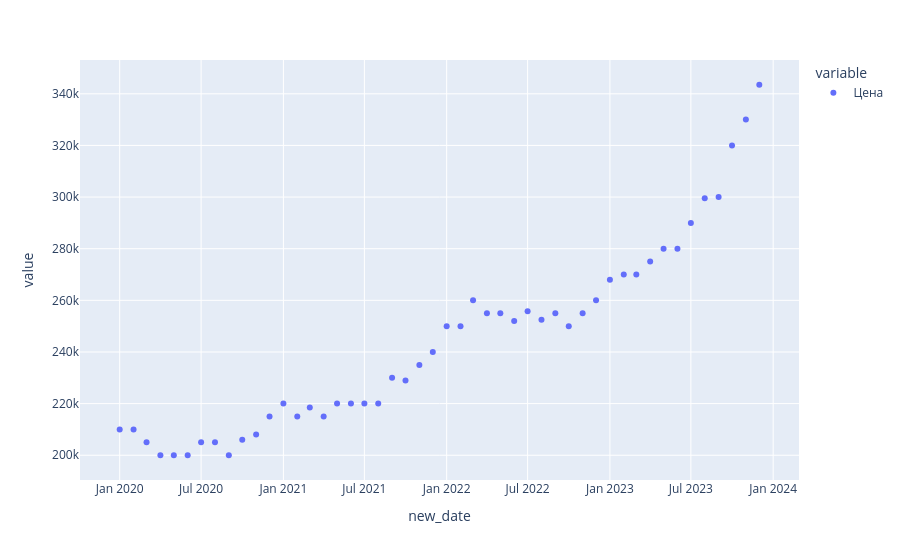

Write notebook code for a chart like this one.
### Code cell
px.scatter(df_l.groupby(df_l['new_date']).agg({'Цена':'median'}))

### Figure 1 — Plotly figure (JSON) as saved in the notebook; plotly's stock layout.template omitted (floating-point values rounded to 4 significant figures)
{"data": [{"hovertemplate": "variable=Цена<br>new_date=%{x}<br>value=%{y}<extra></extra>", "legendgroup": "Цена", "marker": {"color": "#636efa", "symbol": "circle"}, "mode": "markers", "name": "Цена", "orientation": "v", "showlegend": true, "type": "scatter", "x": ["2020-01", "2020-02", "2020-03", "2020-04", "2020-05", "2020-06", "2020-07", "2020-08", "2020-09", "2020-10", "2020-11", "2020-12", "2021-01", "2021-02", "2021-03", "2021-04", "2021-05", "2021-06", "2021-07", "2021-08", "2021-09", "2021-10", "2021-11", "2021-12", "2022-01", "2022-02", "2022-03", "2022-04", "2022-05", "2022-06", "2022-07", "2022-08", "2022-09", "2022-10", "2022-11", "2022-12", "2023-01", "2023-02", "2023-03", "2023-04", "2023-05", "2023-06", "2023-07", "2023-08", "2023-09", "2023-10", "2023-11", "2023-12"], "xaxis": "x", "y": [210000, 210000, 205000, 200000, 200000, 200000, 205000, 205000, 200000, 206000, 208000, 215000, 220000, 215000, 218500, 215000, 220000, 220000, 220000, 220000, 230000, 229000, 235000, 240000, 250000, 250000, 260000, 255000, 255000, 252000, 255725, 252500, 255000, 250000, 255000, 260000, 268000, 270000, 270000, 275000, 280000, 280000, 290000, 299500.0, 300000, 319950, 330000, 343500], "yaxis": "y"}], "layout": {"legend": {"title": {"text": "variable"}, "tracegroupgap": 0}, "margin": {"t": 60}, "xaxis": {"anchor": "y", "domain": [0, 1], "title": {"text": "new_date"}}, "yaxis": {"anchor": "x", "domain": [0, 1], "title": {"text": "value"}}}}
